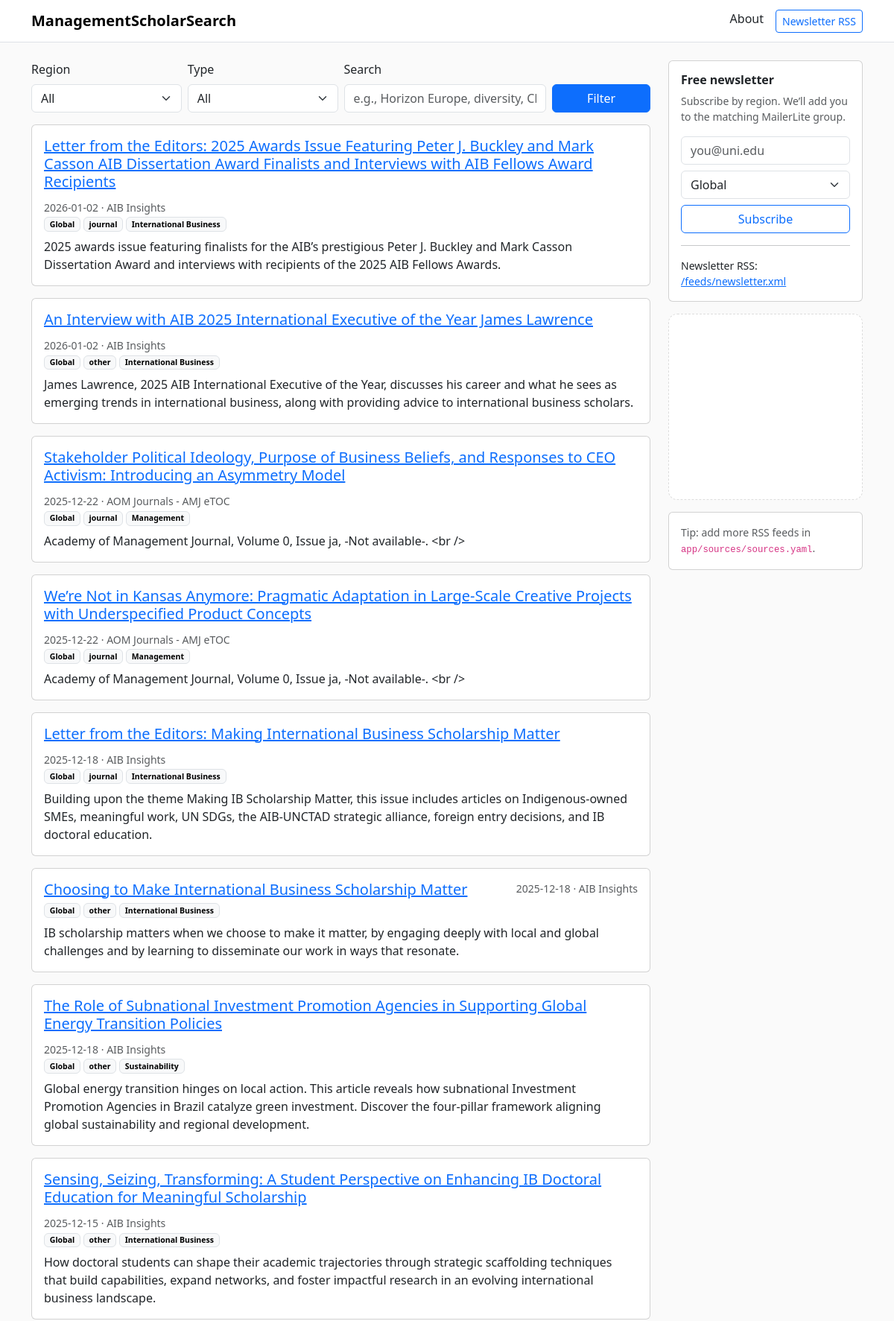
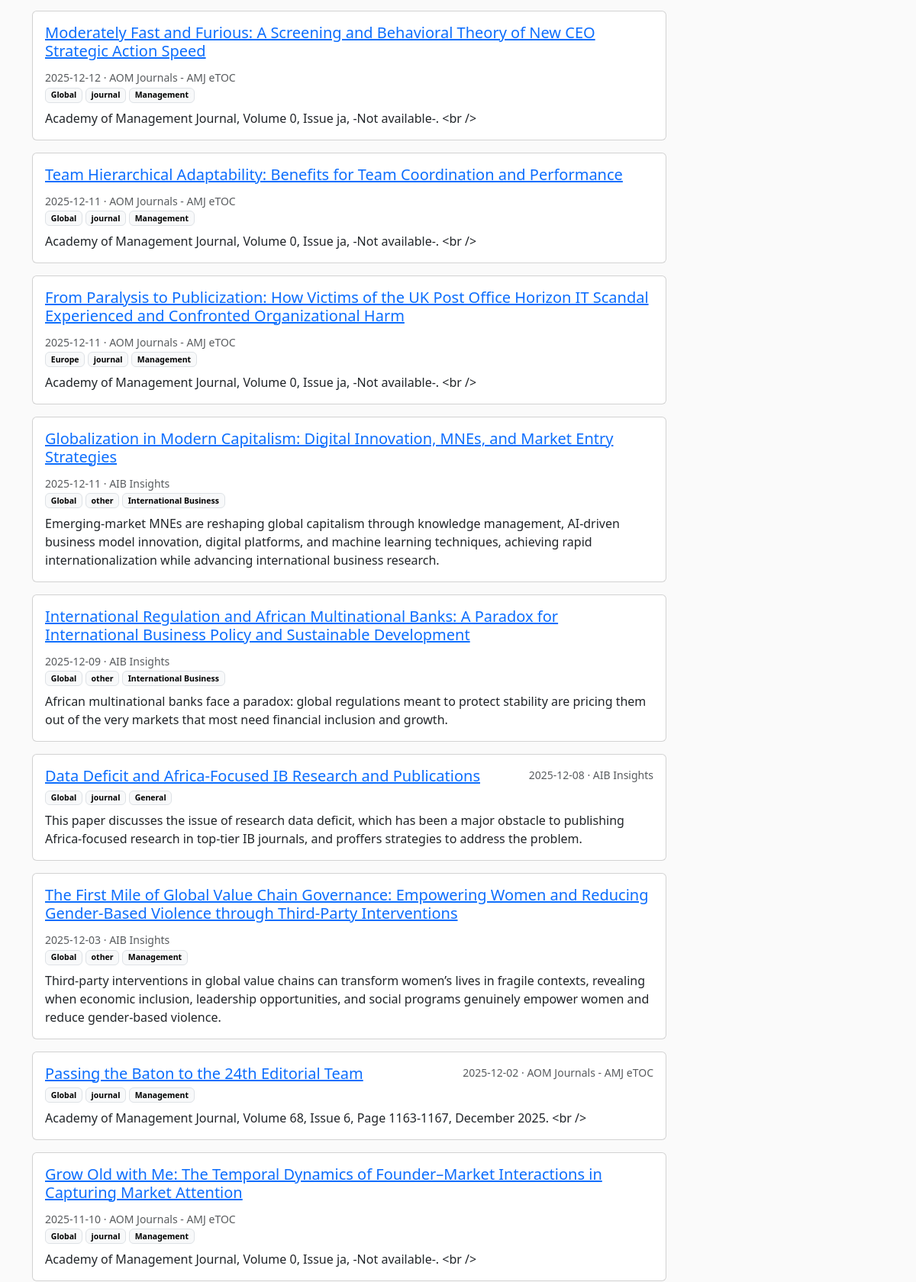
The page / (upper part) on the database its author committed (2 pictures, top to bottom).
### app/models.py (models this page shows)
class Item(SQLModel, table=True):
    id: Optional[int] = Field(default=None, primary_key=True)
    title: str
    url: str
    source: str
    published: Optional[datetime] = None
    fetched_at: datetime = Field(default_factory=datetime.utcnow)
    item_type: str = "other"  # funding|cfp|conference|journal|other
    region: str = "Global"
    topic: str = "General"
    summary: str = ""
    fingerprint: str = Field(index=True)

### app/main.py (the view)
@app.get("/", response_class=HTMLResponse)
def index(request: Request, region: str = "All", item_type: str = "All", q: str = ""):
    regions = ["All"] + settings.regions
    types = ["All", "funding", "cfp", "conference", "journal", "other"]
    stmt = select(Item).order_by(Item.published.desc().nullslast(), Item.fetched_at.desc())
    if region != "All":
        stmt = stmt.where(Item.region == region)
    if item_type != "All":
        stmt = stmt.where(Item.item_type == item_type)
    if q:
        like = f"%{q.lower()}%"
        stmt = stmt.where((Item.title.ilike(like)) | (Item.summary.ilike(like)) | (Item.topic.ilike(like)))
    with get_session() as session:
        items = session.exec(stmt.limit(120)).all()
    return templates.TemplateResponse(
        "index.html",
        {
            "request": request,
            "items": items,
            "regions": regions,
            "types": types,
            "selected_region": region,
            "selected_type": item_type,
            "q": q,
            "settings": settings,
        },
    )

### app/templates/index.html (shortened to what this page needs)
{% extends "base.html" %}
{% block content %}
<div class="row g-4">
  <div class="col-lg-9">
    <form class="row g-2 align-items-end mb-3" method="get" action="/">
      <div class="col-md-3">
        <label class="form-label">Region</label>
        <select class="form-select" name="region">
          {% for r in regions %}
            <option value="{{ r }}" {% if r == selected_region %}selected{% endif %}>{{ r }}</option>
          {% endfor %}
        </select>
      </div>
      <div class="col-md-3">
        <label class="form-label">Type</label>
        <select class="form-select" name="item_type">
          {% for t in types %}
            <option value="{{ t }}" {% if t == selected_type %}selected{% endif %}>{{ t }}</option>
          {% endfor %}
        </select>
      </div>
      <div class="col-md-4">
        <label class="form-label">Search</label>
        <input class="form-control" name="q" value="{{ q }}" placeholder="e.g., Horizon Europe, diversity, CFP" />
      </div>
      <div class="col-md-2">
        <button class="btn btn-primary w-100" type="submit">Filter</button>
      </div>
    </form>
    <div class="d-flex flex-column gap-3">
      {% for it in items %}
        <div class="card item-card">
          <div class="card-body">
            <div class="d-flex justify-content-between flex-wrap gap-2">
              <h5 class="mb-1"><a href="{{ it.url }}" target="_blank" rel="noopener">{{ it.title }}</a></h5>
              <div class="small text-muted">
                {{ (it.published or it.fetched_at).strftime('%Y-%m-%d') }} · {{ it.source }}
              </div>
            </div>
            <div class="small text-muted mb-2">
              <span class="badge text-bg-light border">{{ it.region }}</span>
              <span class="badge text-bg-light border">{{ it.item_type }}</span>
              <span class="badge text-bg-light border">{{ it.topic }}</span>
            </div>
            {% if it.summary %}
              <p class="mb-0">{{ it.summary }}</p>
            {% endif %}
          </div>
        </div>
      {% endfor %}
    </div>
  </div>
  <div class="col-lg-3">
    <div class="card mb-3">
      <div class="card-body">
        <h6 class="fw-semibold">Free newsletter</h6>
        <p class="small text-muted mb-3">Subscribe by region. We’ll add you to the matching MailerLite group.</p>
        <form method="post" action="/subscribe" class="d-grid gap-2">
          <input type="email" class="form-control" name="email" placeholder="you@uni.edu" required>
          <select class="form-select" name="region">
            <option value="All">Global</option>
          </select>
          <button class="btn btn-outline-primary" type="submit">Subscribe</button>
        </form>
        <hr>
        <div class="small">
          Newsletter RSS: <a href="/feeds/newsletter.xml">/feeds/newsletter.xml</a>
        </div>
      </div>
    </div>
    <div class="ad-box mb-3">
    </div>
    <div class="card">
      <div class="card-body small text-muted">
        Tip: add more RSS feeds in <code>app/sources/sources.yaml</code>.
      </div>
    </div>
  </div>
</div>
{% endblock %}

### app/templates/base.html (shortened to what this page needs)
<!doctype html>
<html lang="en">
<head>
  <link href="https://cdn.jsdelivr.net/npm/bootstrap@5.3.3/dist/css/bootstrap.min.css" rel="stylesheet">
</head>
<body>
<nav class="navbar navbar-expand-lg bg-white border-bottom sticky-top">
  <div class="container">
    <a class="navbar-brand fw-semibold" href="/">{{ settings.site_name }}</a>
    <div class="ms-auto d-flex gap-3">
      <a class="nav-link" href="/about">About</a>
      <a class="btn btn-sm btn-outline-primary" href="/feeds/newsletter.xml">Newsletter RSS</a>
    </div>
  </div>
</nav>
<div class="container my-4">
  {% block content %}{% endblock %}
</div>
</body>
</html>

### app/templates/base.html (style rules this page uses)
body { background: #fafafa; }
.ad-box { min-height: 250px; border: 1px dashed #ddd; background: #fff; border-radius: 12px; display: flex; align-items: center; justify-content: center; color: #999; }

### rows shown on the page
Item: title "Letter from the Editors: 2025 Awards Issue Featuring Peter J. Buckley and Mark Casson AIB Dissertation Award Finalists and Interviews with AIB Fellows Award Recipients", published "2026-01-02", source "AIB Insights", region "Global", item_type "journal", topic "International Business", summary "2025 awards issue featuring finalists for the AIB’s prestigious Peter J. Buckley and Mark Casson Dissertation Award and interviews with recipients of the 2025 AIB Fellows Awards."
Item: title "An Interview with AIB 2025 International Executive of the Year James Lawrence", published "2026-01-02", source "AIB Insights", region "Global", item_type "other", topic "International Business", summary "James Lawrence, 2025 AIB International Executive of the Year, discusses his career and what he sees as emerging trends in international business, along with providing advice to international business scholars."
Item: title "Stakeholder Political Ideology, Purpose of Business Beliefs, and Responses to CEO Activism: Introducing an Asymmetry Model", published "2025-12-22", source "AOM Journals - AMJ eTOC", region "Global", item_type "journal", topic "Management", summary "Academy of Management Journal, Volume 0, Issue ja, -Not available-. <br />"
Item: title "We’re Not in Kansas Anymore: Pragmatic Adaptation in Large-Scale Creative Projects with Underspecified Product Concepts", published "2025-12-22", source "AOM Journals - AMJ eTOC", region "Global", item_type "journal", topic "Management", summary "Academy of Management Journal, Volume 0, Issue ja, -Not available-. <br />"
Item: title "Letter from the Editors: Making International Business Scholarship Matter", published "2025-12-18", source "AIB Insights", region "Global", item_type "journal", topic "International Business", summary "Building upon the theme Making IB Scholarship Matter, this issue includes articles on Indigenous-owned SMEs, meaningful work, UN SDGs, the AIB-UNCTAD strategic alliance, foreign entry decisions, and IB doctoral education."
Item: title "Choosing to Make International Business Scholarship Matter", published "2025-12-18", source "AIB Insights", region "Global", item_type "other", topic "International Business", summary "IB scholarship matters when we choose to make it matter, by engaging deeply with local and global challenges and by learning to disseminate our work in ways that resonate."
Item: title "The Role of Subnational Investment Promotion Agencies in Supporting Global Energy Transition Policies", published "2025-12-18", source "AIB Insights", region "Global", item_type "other", topic "Sustainability", summary "Global energy transition hinges on local action. This article reveals how subnational Investment Promotion Agencies in Brazil catalyze green investment. Discover the four-pillar framework aligning global sustainability and regional development."
Item: title "Sensing, Seizing, Transforming: A Student Perspective on Enhancing IB Doctoral Education for Meaningful Scholarship", published "2025-12-15", source "AIB Insights", region "Global", item_type "other", topic "International Business", summary "How doctoral students can shape their academic trajectories through strategic scaffolding techniques that build capabilities, expand networks, and foster impactful research in an evolving international business landscape."
Item: title "Moderately Fast and Furious: A Screening and Behavioral Theory of New CEO Strategic Action Speed", published "2025-12-12", source "AOM Journals - AMJ eTOC", region "Global", item_type "journal", topic "Management", summary "Academy of Management Journal, Volume 0, Issue ja, -Not available-. <br />"
Item: title "Team Hierarchical Adaptability: Benefits for Team Coordination and Performance", published "2025-12-11", source "AOM Journals - AMJ eTOC", region "Global", item_type "journal", topic "Management", summary "Academy of Management Journal, Volume 0, Issue ja, -Not available-. <br />"
Item: title "From Paralysis to Publicization: How Victims of the UK Post Office Horizon IT Scandal Experienced and Confronted Organizational Harm", published "2025-12-11", source "AOM Journals - AMJ eTOC", region "Europe", item_type "journal", topic "Management", summary "Academy of Management Journal, Volume 0, Issue ja, -Not available-. <br />"
Item: title "Globalization in Modern Capitalism: Digital Innovation, MNEs, and Market Entry Strategies", published "2025-12-11", source "AIB Insights", region "Global", item_type "other", topic "International Business", summary "Emerging-market MNEs are reshaping global capitalism through knowledge management, AI-driven business model innovation, digital platforms, and machine learning techniques, achieving rapid internationalization while advancing international business research."
Item: title "International Regulation and African Multinational Banks: A Paradox for International Business Policy and Sustainable Development", published "2025-12-09", source "AIB Insights", region "Global", item_type "other", topic "International Business", summary "African multinational banks face a paradox: global regulations meant to protect stability are pricing them out of the very markets that most need financial inclusion and growth."
Item: title "Data Deficit and Africa-Focused IB Research and Publications", published "2025-12-08", source "AIB Insights", region "Global", item_type "journal", topic "General", summary "This paper discusses the issue of research data deficit, which has been a major obstacle to publishing Africa-focused research in top-tier IB journals, and proffers strategies to address the problem."
Item: title "The First Mile of Global Value Chain Governance: Empowering Women and Reducing Gender-Based Violence through Third-Party Interventions", published "2025-12-03", source "AIB Insights", region "Global", item_type "other", topic "Management", summary "Third-party interventions in global value chains can transform women’s lives in fragile contexts, revealing when economic inclusion, leadership opportunities, and social programs genuinely empower women and reduce gender-based violence."
Item: title "Passing the Baton to the 24th Editorial Team", published "2025-12-02", source "AOM Journals - AMJ eTOC", region "Global", item_type "journal", topic "Management", summary "Academy of Management Journal, Volume 68, Issue 6, Page 1163-1167, December 2025. <br />"
Item: title "Grow Old with Me: The Temporal Dynamics of Founder–Market Interactions in Capturing Market Attention", published "2025-11-10", source "AOM Journals - AMJ eTOC", region "Global", item_type "journal", topic "Management", summary "Academy of Management Journal, Volume 0, Issue ja, -Not available-. <br />"

### other values the page prints
{{ settings.site_name }} "ManagementScholarSearch"
form field region "All"
form field item_type "All"
